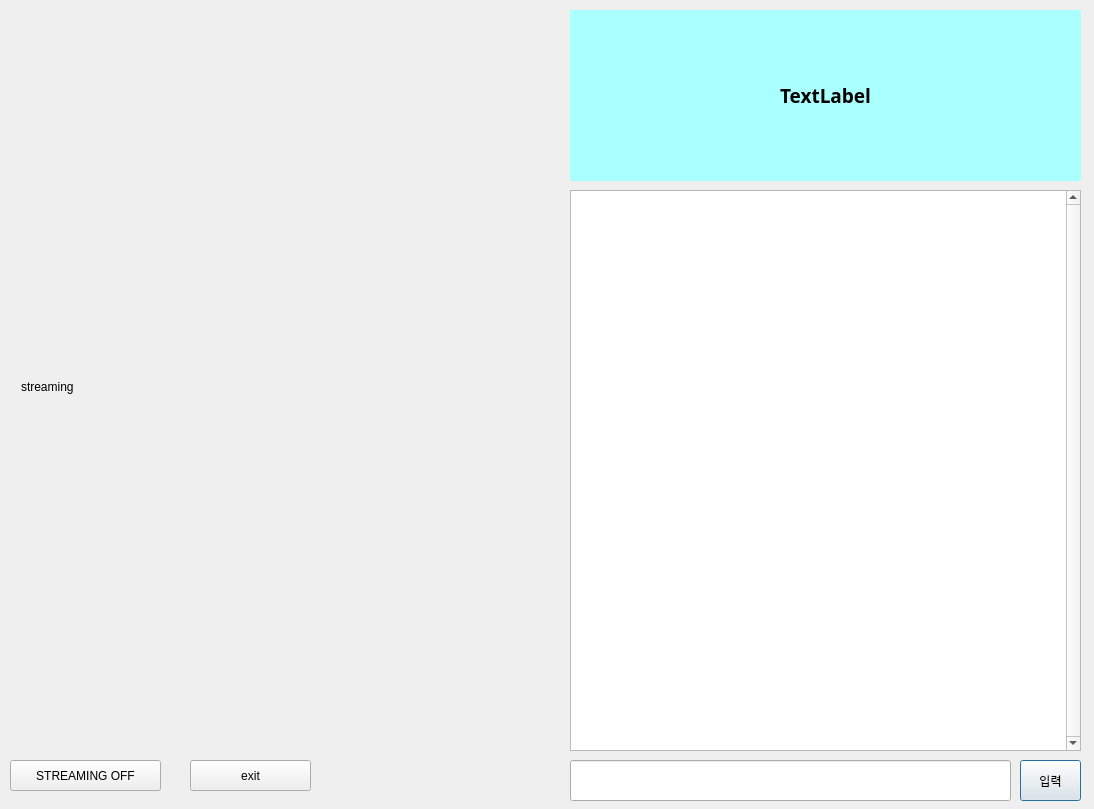
<?xml version="1.0" encoding="UTF-8"?>
<ui version="4.0">
 <class>Dialog</class>
 <widget class="QDialog" name="Dialog">
  <property name="geometry">
   <rect>
    <x>0</x>
    <y>0</y>
    <width>1094</width>
    <height>809</height>
   </rect>
  </property>
  <property name="windowTitle">
   <string>Dialog</string>
  </property>
  <property name="sizeGripEnabled">
   <bool>false</bool>
  </property>
  <widget class="QLabel" name="stream_screen">
   <property name="geometry">
    <rect>
     <x>21</x>
     <y>21</y>
     <width>541</width>
     <height>731</height>
    </rect>
   </property>
   <property name="text">
    <string>streaming</string>
   </property>
  </widget>
  <widget class="QLabel" name="donation_label">
   <property name="geometry">
    <rect>
     <x>570</x>
     <y>10</y>
     <width>511</width>
     <height>171</height>
    </rect>
   </property>
   <property name="font">
    <font>
     <family>맑은 고딕</family>
     <pointsize>14</pointsize>
     <weight>75</weight>
     <bold>true</bold>
    </font>
   </property>
   <property name="styleSheet">
    <string notr="true">background-color: rgb(170, 255, 255);</string>
   </property>
   <property name="text">
    <string>TextLabel</string>
   </property>
   <property name="alignment">
    <set>Qt::AlignCenter</set>
   </property>
  </widget>
  <widget class="QLineEdit" name="chat_input">
   <property name="geometry">
    <rect>
     <x>570</x>
     <y>760</y>
     <width>441</width>
     <height>41</height>
    </rect>
   </property>
  </widget>
  <widget class="QTextEdit" name="chatbox">
   <property name="geometry">
    <rect>
     <x>570</x>
     <y>190</y>
     <width>511</width>
     <height>561</height>
    </rect>
   </property>
   <property name="verticalScrollBarPolicy">
    <enum>Qt::ScrollBarAlwaysOn</enum>
   </property>
  </widget>
  <widget class="QPushButton" name="chat_btn">
   <property name="geometry">
    <rect>
     <x>1020</x>
     <y>760</y>
     <width>61</width>
     <height>41</height>
    </rect>
   </property>
   <property name="text">
    <string>입력</string>
   </property>
  </widget>
  <widget class="QPushButton" name="on_air">
   <property name="geometry">
    <rect>
     <x>10</x>
     <y>760</y>
     <width>151</width>
     <height>31</height>
    </rect>
   </property>
   <property name="text">
    <string>STREAMING OFF</string>
   </property>
  </widget>
  <widget class="QPushButton" name="close_btn">
   <property name="geometry">
    <rect>
     <x>190</x>
     <y>760</y>
     <width>121</width>
     <height>31</height>
    </rect>
   </property>
   <property name="text">
    <string>exit</string>
   </property>
  </widget>
 </widget>
 <resources/>
 <connections/>
</ui>
